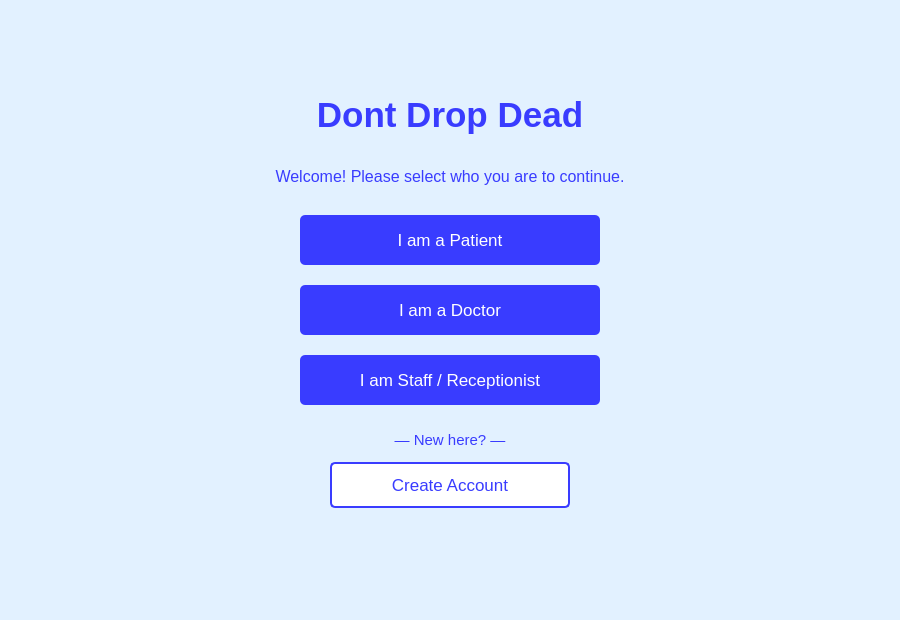
<?xml version="1.0" encoding="UTF-8"?>
<ui version="4.0">
 <class>Dialog</class>
 <widget class="QDialog" name="Dialog">
  <property name="geometry">
   <rect>
    <x>0</x>
    <y>0</y>
    <width>900</width>
    <height>620</height>
   </rect>
  </property>
  <property name="windowTitle">
   <string>Hospital System</string>
  </property>
  <property name="styleSheet">
   <string notr="true">background-color: rgb(226, 241, 255);</string>
  </property>
  <widget class="QLabel" name="titleLabel">
   <property name="geometry">
    <rect>
     <x>0</x>
     <y>80</y>
     <width>900</width>
     <height>70</height>
    </rect>
   </property>
   <property name="styleSheet">
    <string notr="true">color: rgb(57, 60, 255); font-size: 26pt; font-weight: bold;</string>
   </property>
   <property name="text">
    <string>Dont Drop Dead</string>
   </property>
   <property name="alignment">
    <set>Qt::AlignmentFlag::AlignCenter</set>
   </property>
  </widget>
  <widget class="QLabel" name="subtitleLabel">
   <property name="geometry">
    <rect>
     <x>0</x>
     <y>162</y>
     <width>900</width>
     <height>28</height>
    </rect>
   </property>
   <property name="styleSheet">
    <string notr="true">color: rgb(57, 60, 255); font-size: 12pt;</string>
   </property>
   <property name="text">
    <string>Welcome! Please select who you are to continue.</string>
   </property>
   <property name="alignment">
    <set>Qt::AlignmentFlag::AlignCenter</set>
   </property>
  </widget>
  <widget class="QPushButton" name="PatientButton">
   <property name="geometry">
    <rect>
     <x>300</x>
     <y>215</y>
     <width>300</width>
     <height>50</height>
    </rect>
   </property>
   <property name="styleSheet">
    <string notr="true">background-color: rgb(57, 60, 255); color: white; font-size: 13pt; border-radius: 5px;</string>
   </property>
   <property name="text">
    <string>I am a Patient</string>
   </property>
  </widget>
  <widget class="QPushButton" name="DoctorButton">
   <property name="geometry">
    <rect>
     <x>300</x>
     <y>285</y>
     <width>300</width>
     <height>50</height>
    </rect>
   </property>
   <property name="styleSheet">
    <string notr="true">background-color: rgb(57, 60, 255); color: white; font-size: 13pt; border-radius: 5px;</string>
   </property>
   <property name="text">
    <string>I am a Doctor</string>
   </property>
  </widget>
  <widget class="QPushButton" name="StaffButton">
   <property name="geometry">
    <rect>
     <x>300</x>
     <y>355</y>
     <width>300</width>
     <height>50</height>
    </rect>
   </property>
   <property name="styleSheet">
    <string notr="true">background-color: rgb(57, 60, 255); color: white; font-size: 13pt; border-radius: 5px;</string>
   </property>
   <property name="text">
    <string>I am Staff / Receptionist</string>
   </property>
  </widget>
  <widget class="QLabel" name="orLabel">
   <property name="geometry">
    <rect>
     <x>0</x>
     <y>428</y>
     <width>900</width>
     <height>24</height>
    </rect>
   </property>
   <property name="styleSheet">
    <string notr="true">color: rgb(57, 60, 255); font-size: 11pt;</string>
   </property>
   <property name="text">
    <string>— New here? —</string>
   </property>
   <property name="alignment">
    <set>Qt::AlignmentFlag::AlignCenter</set>
   </property>
  </widget>
  <widget class="QPushButton" name="CreateAccountButton">
   <property name="geometry">
    <rect>
     <x>330</x>
     <y>462</y>
     <width>240</width>
     <height>46</height>
    </rect>
   </property>
   <property name="styleSheet">
    <string notr="true">background-color: white; color: rgb(57, 60, 255); font-size: 13pt; border-radius: 5px; border: 2px solid rgb(57, 60, 255);</string>
   </property>
   <property name="text">
    <string>Create Account</string>
   </property>
  </widget>
 </widget>
 <resources/>
 <connections/>
</ui>
